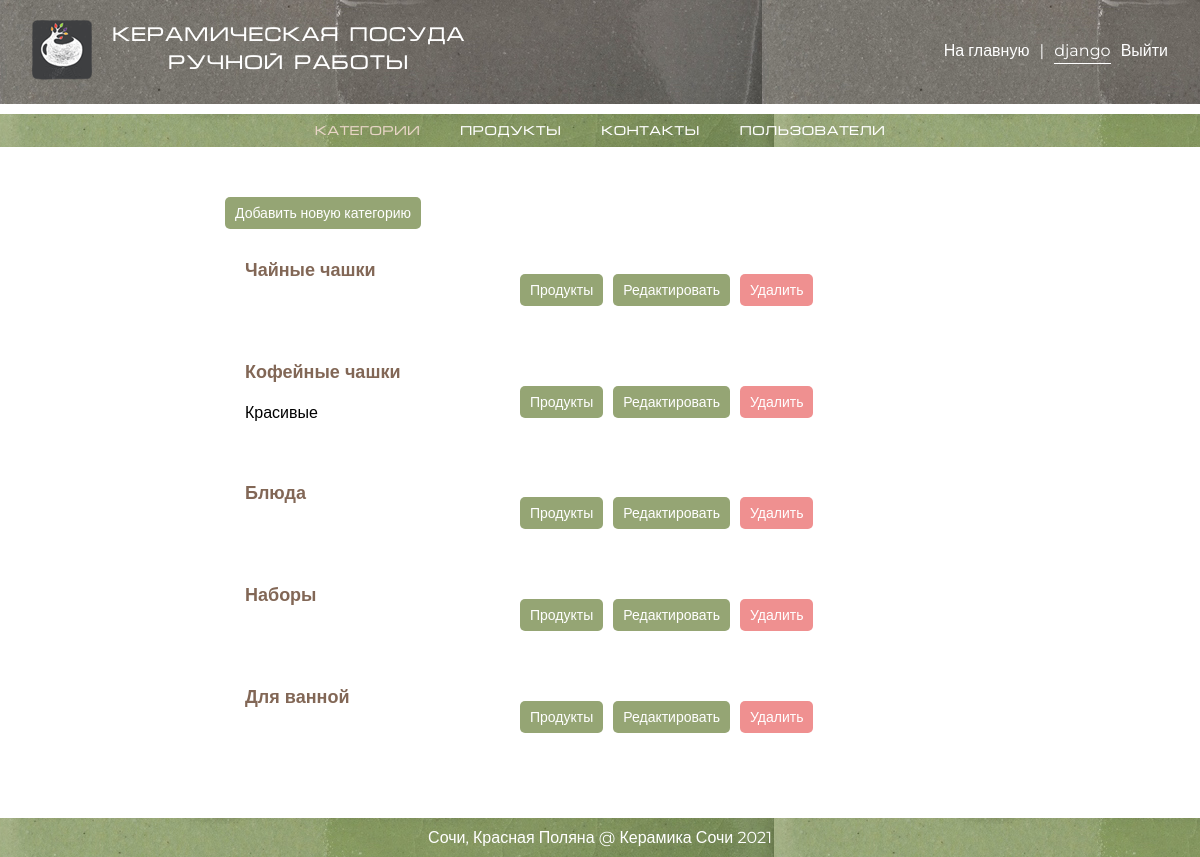
Page /my_admin/categories/ (signed in) on the earlier database version.
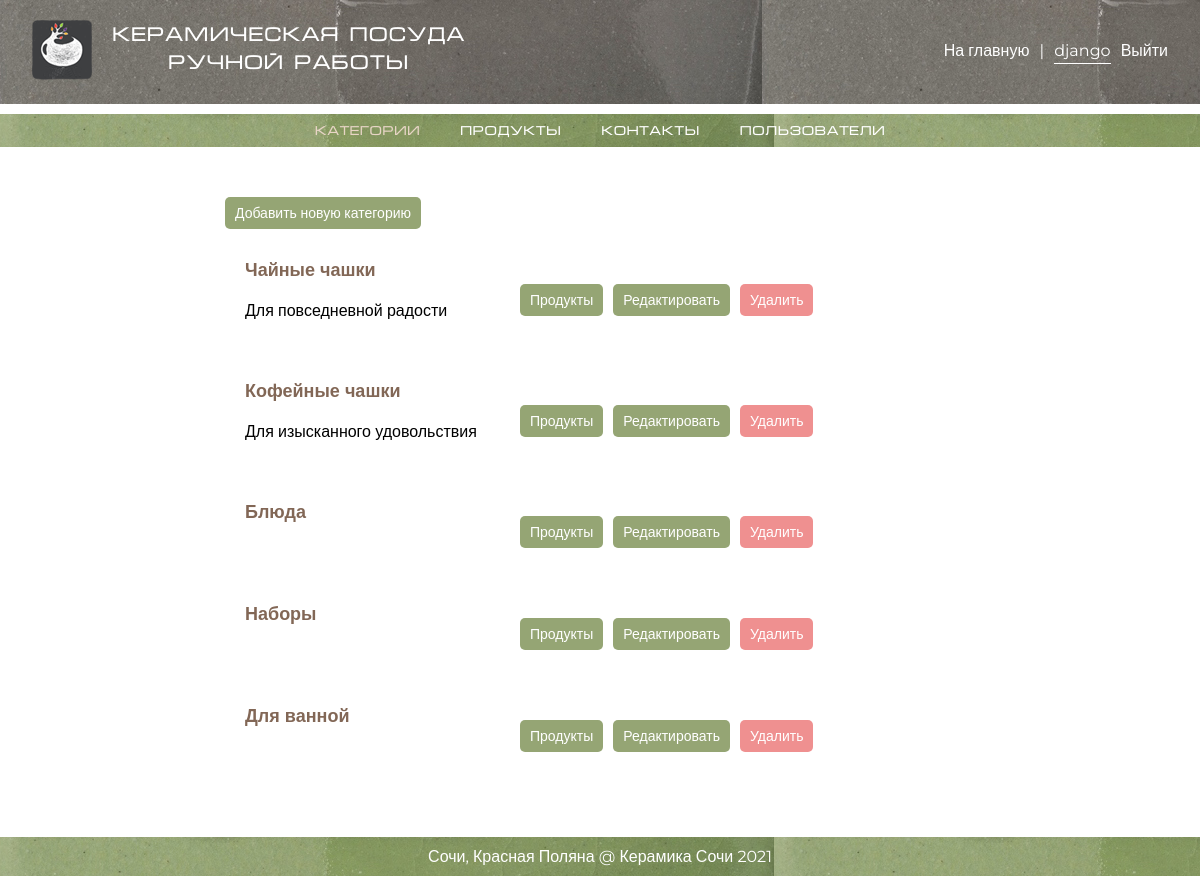
Same page on the later database version.
### mainapp/models.py (models this page shows, shortened)
class ProductCategory(models.Model):
    name = models.CharField(verbose_name='имя категории', max_length=64)
    description = models.TextField(verbose_name='описание категории', blank=True)
    is_active = models.BooleanField(verbose_name='активная', default=1)

### adminapp/views.py (the view)
# urls.py: path('categories/', adminapp.ProductCategoryListView.as_view(), name='categories'),
class ProductCategoryListView(SuperUserOnlyMixin, PageContextMixin, ListView):
    model = ProductCategory
    template_name = 'adminapp/categories.html'
    page_title = 'Админка / Категории продуктов'
    ordering = ['-is_active', 'pk']

### adminapp/views.py (called while the page is built)
    @method_decorator(user_passes_test(lambda x: x.is_superuser))
    def dispatch(self, *args, **kwargs):
        return super().dispatch(*args, **kwargs)

    def get_context_data(self, **kwargs):
        context = super().get_context_data(**kwargs)
        context['page_title'] = self.page_title
        return context

### adminapp/templates/adminapp/categories.html (shortened to what this page needs)
{% extends 'adminapp/base.html' %}
{% block content %}
    <div class="objects-container">
        <div class="create-container">
            <div class="a-button green"><a href="{% url 'adminapp:category_create' %}">Добавить новую категорию</a>
            </div>
        </div>
        {% for item in object_list %}
            <div class="item-container {% if not item.is_active %}not_active{% endif %}">
                <div class="description-container column-middle">
                    <div class="title">{{ item.name }}</div>
                    <div class="description">
                        {{ item.description }}
                    </div>
                </div>
                <div class="update-container column-middle">
                    <div class="a-button green"><a href="{% url 'adminapp:category_products' item.pk %}">Продукты</a>
                    </div>
                </div>
                {% if item.is_active %}
                    <div class="update-container column-middle">
                        <div class="a-button green"><a
                                href="{% url 'adminapp:category_update' item.pk %}">Редактировать</a>
                        </div>
                    </div>
                {% endif %}
                <div class="{% if item.is_active %}delete-container{% else %}update-container{% endif %} column-middle">
                    <form action="{% url 'adminapp:category_toggle_active' item.pk %}" method="post">
                        <button class="standard {% if item.is_active %}red{% else %}green{% endif %}" type="submit">
                            {% if item.is_active %}Удалить{% else %}Восстановить{% endif %}</button>
                    </form>
                </div>
            </div>
        {% endfor %}
    </div>
{% endblock %}

Differences in the rows shown:
changed ProductCategory "Чайные чашки": description (not shown) → "Для повседневной радости"
changed ProductCategory "Кофейные чашки": description "Красивые" → "Для изысканного удовольствия"
